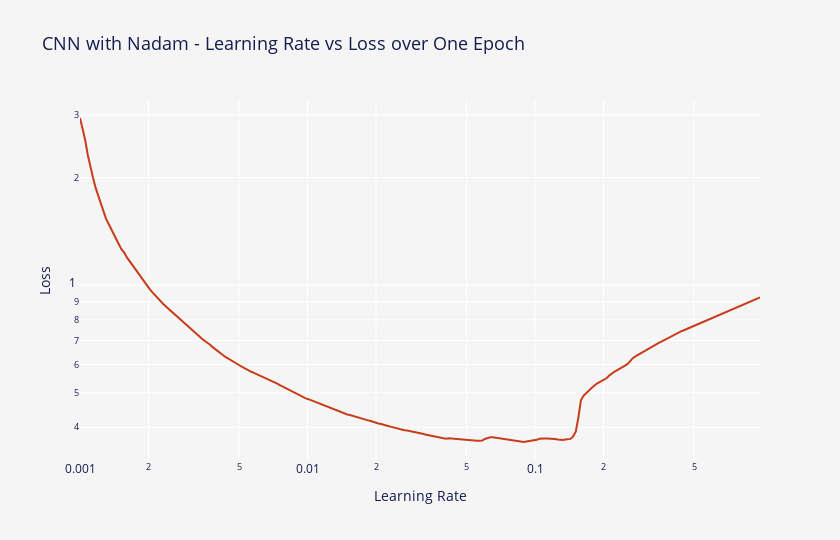

Notebook code for this chart:
### Code cell
fig = px.line(
    lr_vs_loss,
    x="Learning Rate",
    y="Loss",
    height=540,
    width=840,
    log_x=True,
    log_y=True,
    title="CNN with Nadam - Learning Rate vs Loss over One Epoch",
)
fig.update_traces(
    line_color="#c73c1a",
)
fig.update_layout(
    font_color=FONT_COLOR,
    title_font_size=18,
    plot_bgcolor=BACKGROUND_COLOR,
    paper_bgcolor=BACKGROUND_COLOR,
)

fig.show()

### Figure 1 — Plotly figure (JSON) as saved in the notebook; plotly's stock layout.template omitted (floating-point values rounded to 4 significant figures; data arrays with more than 128 entries replaced by an {"elided": "..."} marker saying what was removed)
{"data": [{"hovertemplate": "Learning Rate=%{x}<br>Loss=%{y}<extra></extra>", "legendgroup": "", "line": {"color": "#c73c1a", "dash": "solid"}, "marker": {"symbol": "circle"}, "mode": "lines", "name": "", "orientation": "v", "showlegend": false, "type": "scatter", "x": {"elided": "263 float values"}, "xaxis": "x", "y": {"elided": "263 float values"}, "yaxis": "y"}], "layout": {"font": {"color": "#141B4D"}, "height": 540, "legend": {"tracegroupgap": 0}, "paper_bgcolor": "#F6F5F5", "plot_bgcolor": "#F6F5F5", "title": {"font": {"size": 18}, "text": "CNN with Nadam - Learning Rate vs Loss over One Epoch"}, "width": 840, "xaxis": {"anchor": "y", "domain": [0, 1], "title": {"text": "Learning Rate"}, "type": "log"}, "yaxis": {"anchor": "x", "domain": [0, 1], "title": {"text": "Loss"}, "type": "log"}}}
